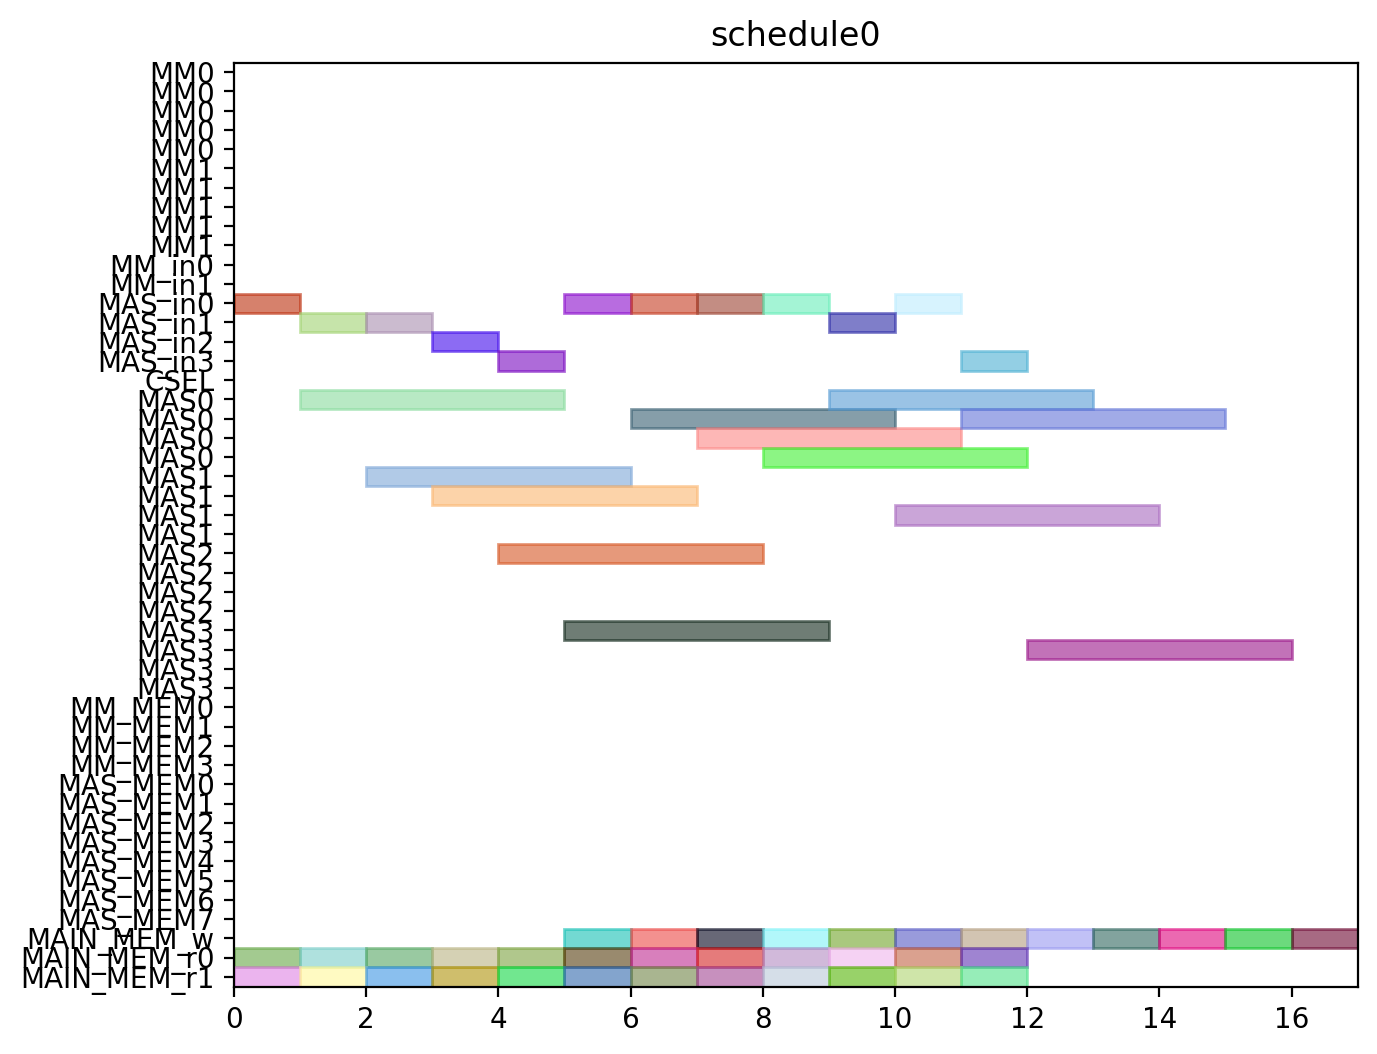

The script that drew this image:
from pyschedule import Scenario, solvers, plotters, alt


def solve():
	horizon = 120
	S = Scenario("schedule0", horizon=horizon)

	# resource
	MM = S.Resources('MM', num=2, size=5)
	MM_in = S.Resources('MM_in', num=2)
	MAS_in = S.Resources('MAS_in', num=4)
	CSEL = S.Resource('CSEL')
	MAS = S.Resources('MAS', num=4, size=4, periods=range(1, horizon))
	MM_MEM = S.Resources('MM_MEM', num=4)
	MAS_MEM = S.Resources('MAS_MEM', num=8)
	MAIN_MEM_w = S.Resource('MAIN_MEM_w', size=1)
	MAIN_MEM_r = S.Resources('MAIN_MEM_r', num=2)

	# result of previous scheduling

	# new tasks
	c000 = S.Task('c000', length=4, delay_cost=1)
	c000 += alt(MAS)
	c000_in = S.Task('c000_in', length=1, delay_cost=1)
	c000_in += alt(MAS_in)
	S += c000_in*MAS_in[0]<=c000*MAS[0]

	S += c000_in*MAS_in[1]<=c000*MAS[1]

	S += c000_in*MAS_in[2]<=c000*MAS[2]

	S += c000_in*MAS_in[3]<=c000*MAS[3]

	S += 0<c000

	c000_w = S.Task('c000_w', length=1, delay_cost=1)
	c000_w += alt(MAIN_MEM_w)
	S += c000 <= c000_w

	c000_mem0 = S.Task('c000_mem0', length=1, delay_cost=1)
	c000_mem0 += MAIN_MEM_r[0]
	S += c000_mem0 <= c000

	c000_mem1 = S.Task('c000_mem1', length=1, delay_cost=1)
	c000_mem1 += MAIN_MEM_r[1]
	S += c000_mem1 <= c000

	c001 = S.Task('c001', length=4, delay_cost=1)
	c001 += alt(MAS)
	c001_in = S.Task('c001_in', length=1, delay_cost=1)
	c001_in += alt(MAS_in)
	S += c001_in*MAS_in[0]<=c001*MAS[0]

	S += c001_in*MAS_in[1]<=c001*MAS[1]

	S += c001_in*MAS_in[2]<=c001*MAS[2]

	S += c001_in*MAS_in[3]<=c001*MAS[3]

	S += 0<c001

	c001_w = S.Task('c001_w', length=1, delay_cost=1)
	c001_w += alt(MAIN_MEM_w)
	S += c001 <= c001_w

	c001_mem0 = S.Task('c001_mem0', length=1, delay_cost=1)
	c001_mem0 += MAIN_MEM_r[0]
	S += c001_mem0 <= c001

	c001_mem1 = S.Task('c001_mem1', length=1, delay_cost=1)
	c001_mem1 += MAIN_MEM_r[1]
	S += c001_mem1 <= c001

	c010 = S.Task('c010', length=4, delay_cost=1)
	c010 += alt(MAS)
	c010_in = S.Task('c010_in', length=1, delay_cost=1)
	c010_in += alt(MAS_in)
	S += c010_in*MAS_in[0]<=c010*MAS[0]

	S += c010_in*MAS_in[1]<=c010*MAS[1]

	S += c010_in*MAS_in[2]<=c010*MAS[2]

	S += c010_in*MAS_in[3]<=c010*MAS[3]

	S += 0<c010

	c010_w = S.Task('c010_w', length=1, delay_cost=1)
	c010_w += alt(MAIN_MEM_w)
	S += c010 <= c010_w

	c010_mem0 = S.Task('c010_mem0', length=1, delay_cost=1)
	c010_mem0 += MAIN_MEM_r[0]
	S += c010_mem0 <= c010

	c010_mem1 = S.Task('c010_mem1', length=1, delay_cost=1)
	c010_mem1 += MAIN_MEM_r[1]
	S += c010_mem1 <= c010

	c011 = S.Task('c011', length=4, delay_cost=1)
	c011 += alt(MAS)
	c011_in = S.Task('c011_in', length=1, delay_cost=1)
	c011_in += alt(MAS_in)
	S += c011_in*MAS_in[0]<=c011*MAS[0]

	S += c011_in*MAS_in[1]<=c011*MAS[1]

	S += c011_in*MAS_in[2]<=c011*MAS[2]

	S += c011_in*MAS_in[3]<=c011*MAS[3]

	S += 0<c011

	c011_w = S.Task('c011_w', length=1, delay_cost=1)
	c011_w += alt(MAIN_MEM_w)
	S += c011 <= c011_w

	c011_mem0 = S.Task('c011_mem0', length=1, delay_cost=1)
	c011_mem0 += MAIN_MEM_r[0]
	S += c011_mem0 <= c011

	c011_mem1 = S.Task('c011_mem1', length=1, delay_cost=1)
	c011_mem1 += MAIN_MEM_r[1]
	S += c011_mem1 <= c011

	c100 = S.Task('c100', length=4, delay_cost=1)
	c100 += alt(MAS)
	c100_in = S.Task('c100_in', length=1, delay_cost=1)
	c100_in += alt(MAS_in)
	S += c100_in*MAS_in[0]<=c100*MAS[0]

	S += c100_in*MAS_in[1]<=c100*MAS[1]

	S += c100_in*MAS_in[2]<=c100*MAS[2]

	S += c100_in*MAS_in[3]<=c100*MAS[3]

	S += 0<c100

	c100_w = S.Task('c100_w', length=1, delay_cost=1)
	c100_w += alt(MAIN_MEM_w)
	S += c100 <= c100_w

	c100_mem0 = S.Task('c100_mem0', length=1, delay_cost=1)
	c100_mem0 += MAIN_MEM_r[0]
	S += c100_mem0 <= c100

	c100_mem1 = S.Task('c100_mem1', length=1, delay_cost=1)
	c100_mem1 += MAIN_MEM_r[1]
	S += c100_mem1 <= c100

	c101 = S.Task('c101', length=4, delay_cost=1)
	c101 += alt(MAS)
	c101_in = S.Task('c101_in', length=1, delay_cost=1)
	c101_in += alt(MAS_in)
	S += c101_in*MAS_in[0]<=c101*MAS[0]

	S += c101_in*MAS_in[1]<=c101*MAS[1]

	S += c101_in*MAS_in[2]<=c101*MAS[2]

	S += c101_in*MAS_in[3]<=c101*MAS[3]

	S += 0<c101

	c101_w = S.Task('c101_w', length=1, delay_cost=1)
	c101_w += alt(MAIN_MEM_w)
	S += c101 <= c101_w

	c101_mem0 = S.Task('c101_mem0', length=1, delay_cost=1)
	c101_mem0 += MAIN_MEM_r[0]
	S += c101_mem0 <= c101

	c101_mem1 = S.Task('c101_mem1', length=1, delay_cost=1)
	c101_mem1 += MAIN_MEM_r[1]
	S += c101_mem1 <= c101

	c110 = S.Task('c110', length=4, delay_cost=1)
	c110 += alt(MAS)
	c110_in = S.Task('c110_in', length=1, delay_cost=1)
	c110_in += alt(MAS_in)
	S += c110_in*MAS_in[0]<=c110*MAS[0]

	S += c110_in*MAS_in[1]<=c110*MAS[1]

	S += c110_in*MAS_in[2]<=c110*MAS[2]

	S += c110_in*MAS_in[3]<=c110*MAS[3]

	S += 0<c110

	c110_w = S.Task('c110_w', length=1, delay_cost=1)
	c110_w += alt(MAIN_MEM_w)
	S += c110 <= c110_w

	c110_mem0 = S.Task('c110_mem0', length=1, delay_cost=1)
	c110_mem0 += MAIN_MEM_r[0]
	S += c110_mem0 <= c110

	c110_mem1 = S.Task('c110_mem1', length=1, delay_cost=1)
	c110_mem1 += MAIN_MEM_r[1]
	S += c110_mem1 <= c110

	c111 = S.Task('c111', length=4, delay_cost=1)
	c111 += alt(MAS)
	c111_in = S.Task('c111_in', length=1, delay_cost=1)
	c111_in += alt(MAS_in)
	S += c111_in*MAS_in[0]<=c111*MAS[0]

	S += c111_in*MAS_in[1]<=c111*MAS[1]

	S += c111_in*MAS_in[2]<=c111*MAS[2]

	S += c111_in*MAS_in[3]<=c111*MAS[3]

	S += 0<c111

	c111_w = S.Task('c111_w', length=1, delay_cost=1)
	c111_w += alt(MAIN_MEM_w)
	S += c111 <= c111_w

	c111_mem0 = S.Task('c111_mem0', length=1, delay_cost=1)
	c111_mem0 += MAIN_MEM_r[0]
	S += c111_mem0 <= c111

	c111_mem1 = S.Task('c111_mem1', length=1, delay_cost=1)
	c111_mem1 += MAIN_MEM_r[1]
	S += c111_mem1 <= c111

	c200 = S.Task('c200', length=4, delay_cost=1)
	c200 += alt(MAS)
	c200_in = S.Task('c200_in', length=1, delay_cost=1)
	c200_in += alt(MAS_in)
	S += c200_in*MAS_in[0]<=c200*MAS[0]

	S += c200_in*MAS_in[1]<=c200*MAS[1]

	S += c200_in*MAS_in[2]<=c200*MAS[2]

	S += c200_in*MAS_in[3]<=c200*MAS[3]

	S += 0<c200

	c200_w = S.Task('c200_w', length=1, delay_cost=1)
	c200_w += alt(MAIN_MEM_w)
	S += c200 <= c200_w

	c200_mem0 = S.Task('c200_mem0', length=1, delay_cost=1)
	c200_mem0 += MAIN_MEM_r[0]
	S += c200_mem0 <= c200

	c200_mem1 = S.Task('c200_mem1', length=1, delay_cost=1)
	c200_mem1 += MAIN_MEM_r[1]
	S += c200_mem1 <= c200

	c201 = S.Task('c201', length=4, delay_cost=1)
	c201 += alt(MAS)
	c201_in = S.Task('c201_in', length=1, delay_cost=1)
	c201_in += alt(MAS_in)
	S += c201_in*MAS_in[0]<=c201*MAS[0]

	S += c201_in*MAS_in[1]<=c201*MAS[1]

	S += c201_in*MAS_in[2]<=c201*MAS[2]

	S += c201_in*MAS_in[3]<=c201*MAS[3]

	S += 0<c201

	c201_w = S.Task('c201_w', length=1, delay_cost=1)
	c201_w += alt(MAIN_MEM_w)
	S += c201 <= c201_w

	c201_mem0 = S.Task('c201_mem0', length=1, delay_cost=1)
	c201_mem0 += MAIN_MEM_r[0]
	S += c201_mem0 <= c201

	c201_mem1 = S.Task('c201_mem1', length=1, delay_cost=1)
	c201_mem1 += MAIN_MEM_r[1]
	S += c201_mem1 <= c201

	c210 = S.Task('c210', length=4, delay_cost=1)
	c210 += alt(MAS)
	c210_in = S.Task('c210_in', length=1, delay_cost=1)
	c210_in += alt(MAS_in)
	S += c210_in*MAS_in[0]<=c210*MAS[0]

	S += c210_in*MAS_in[1]<=c210*MAS[1]

	S += c210_in*MAS_in[2]<=c210*MAS[2]

	S += c210_in*MAS_in[3]<=c210*MAS[3]

	S += 0<c210

	c210_w = S.Task('c210_w', length=1, delay_cost=1)
	c210_w += alt(MAIN_MEM_w)
	S += c210 <= c210_w

	c210_mem0 = S.Task('c210_mem0', length=1, delay_cost=1)
	c210_mem0 += MAIN_MEM_r[0]
	S += c210_mem0 <= c210

	c210_mem1 = S.Task('c210_mem1', length=1, delay_cost=1)
	c210_mem1 += MAIN_MEM_r[1]
	S += c210_mem1 <= c210

	c211 = S.Task('c211', length=4, delay_cost=1)
	c211 += alt(MAS)
	c211_in = S.Task('c211_in', length=1, delay_cost=1)
	c211_in += alt(MAS_in)
	S += c211_in*MAS_in[0]<=c211*MAS[0]

	S += c211_in*MAS_in[1]<=c211*MAS[1]

	S += c211_in*MAS_in[2]<=c211*MAS[2]

	S += c211_in*MAS_in[3]<=c211*MAS[3]

	S += 0<c211

	c211_w = S.Task('c211_w', length=1, delay_cost=1)
	c211_w += alt(MAIN_MEM_w)
	S += c211 <= c211_w

	c211_mem0 = S.Task('c211_mem0', length=1, delay_cost=1)
	c211_mem0 += MAIN_MEM_r[0]
	S += c211_mem0 <= c211

	c211_mem1 = S.Task('c211_mem1', length=1, delay_cost=1)
	c211_mem1 += MAIN_MEM_r[1]
	S += c211_mem1 <= c211

	solvers.mip.solve(S,msg=1,kind='CPLEX',ratio_gap=1.01)

	solution = [['hoge']*len(S.solution()[1]) for i in range(len(S.solution()))]
	for i in range(len(S.solution())):
		for j in range(len(S.solution()[i])):
			solution[i][j]=str(S.solution()[i][j])
	print(solution)

	cycles = int(solution[-1][3])

	pic_file_name = "/mnt/rose/usr1/fukuda/ABE/multiRAM_multiMAS_16mux/scheduling_result/stage5MM2_stage4MAS4/CONJ/schedule0.png"
	if(S.solution() != []):
		plotters.matplotlib.plot(S,img_filename=pic_file_name, show_task_labels=False, fig_size=(cycles*0.25+3, 6))

	return solution
